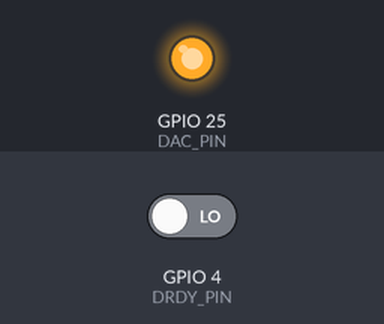
Recording of a sketch running on a simulated ESP32. On the bench: output pins drawn as LEDs (lit = HIGH). The inputs (shaded band) are chosen by the test bench; at power-on: GPIO 4 (DRDY_PIN) LOW. Pins used as bus, display or sensor lines are not drawn; what the sketch prints to the serial monitor is not drawn.

Above: at 0.3 s.
Timing chart, 0 to 1.8 s (numbered marks = the images above):
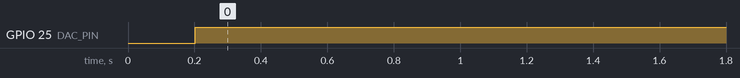

Measured:
- by itself, GPIO 25 (DAC_PIN): LOW → HIGH at 0.20 s

The sketch:

RTD_ESP.ino
```cpp
#include <SPI.h>

#define CS_PIN     5     // Chip Select
#define DRDY_PIN   4     // Data Ready from ADS1220
#define DAC_PIN    25    // DAC1 output (GPIO25) to SCADA (analog voltage output)

// ADS1220 SPI Commands
#define CMD_RESET   0x06
#define CMD_START   0x08
#define CMD_RDATA   0x10
#define CMD_WREG    0x40

bool isPt1000 = false;  // Default is Pt100

void writeRegister(uint8_t reg, uint8_t value) {
  digitalWrite(CS_PIN, LOW);
  SPI.transfer(CMD_WREG | (reg & 0x03)); // Write 1 register
  SPI.transfer(0x00); // Number of registers to write - 1
  SPI.transfer(value);
  digitalWrite(CS_PIN, HIGH);
}

void sendCommand(uint8_t cmd) {
  digitalWrite(CS_PIN, LOW);
  SPI.transfer(cmd);
  digitalWrite(CS_PIN, HIGH);
}

void setupADS1220() {
  sendCommand(CMD_RESET);
  delay(100);

  // Config:
  // MUX = AIN0-AIN1, Gain = 1
  writeRegister(0x00, 0x08);
  // Data rate = 20SPS
  writeRegister(0x01, 0x04);
  // Internal reference, no burnout
  writeRegister(0x02, 0x40);
  writeRegister(0x03, 0x00); // Default settings

  sendCommand(CMD_START);
}

void setup() {
  Serial.begin(115200);
  pinMode(CS_PIN, OUTPUT);
  pinMode(DRDY_PIN, INPUT);
  digitalWrite(CS_PIN, HIGH);

  SPI.begin();
  delay(100);
  setupADS1220();

  // Initial auto-detection of RTD type
  long raw = readRawData();
  float resistance = convertToResistance(raw);
  isPt1000 = resistance > 200.0; // Threshold to differentiate Pt100/Pt1000
  Serial.print("RTD Type Detected: ");
  Serial.println(isPt1000 ? "Pt1000" : "Pt100");

  analogWriteResolution(8);  // Set resolution for DAC output
}

long readRawData() {
  while (digitalRead(DRDY_PIN) == HIGH); // Wait for DRDY = LOW

  digitalWrite(CS_PIN, LOW);
  SPI.transfer(CMD_RDATA);
  uint8_t b1 = SPI.transfer(0x00);
  uint8_t b2 = SPI.transfer(0x00);
  uint8_t b3 = SPI.transfer(0x00);
  digitalWrite(CS_PIN, HIGH);

  long raw = ((long)b1 << 16) | ((long)b2 << 8) | b3;
  if (raw & 0x800000) raw |= 0xFF000000; // Sign extend

  return raw;
}

float convertToResistance(long raw, float vref = 1.65, float gain = 1.0, float i_exc = 0.00025) {
  float voltage = (raw * vref) / (gain * 8388608.0); // 2^23
  return voltage / i_exc;
}

float resistanceToTemperature(float R) {
  float R0 = isPt1000 ? 1000.0 : 100.0;
  float alpha = 0.00385;

  return (R - R0) / (R0 * alpha);  // Approximate linear temperature value for 0–200°C
}

void outputToSCADA(float temperature) {
  // Scale temp to voltage: -200°C = 0V, 800°C = 3.3V pt100 operation range
  float clampedTemp = constrain(temperature, 200.0, 800.0);
  float voltage = clampedTemp * (3.3 / 100.0);
  int dacValue = map(voltage * 1000, 0, 3300, 0, 255); // For 8-bit DAC
  Serial.print("Temperature:");
  Serial.print(dacValue)  ;

  dacWrite(DAC_PIN, dacValue);
}

void loop() {
  long raw = readRawData();
  float resistance = convertToResistance(raw);
  float temperature = resistanceToTemperature(resistance);

  // Print to Serial
  Serial.print("Raw ADC: "); Serial.print(raw);
  Serial.print(" | Resistance: "); Serial.print(resistance, 2); Serial.print(" Ω");
  Serial.print(" | Temp: "); Serial.print(temperature, 2); Serial.println(" °C");

  // Output to SCADA via DAC
  outputToSCADA(temperature);

  delay(1000);
}
```
